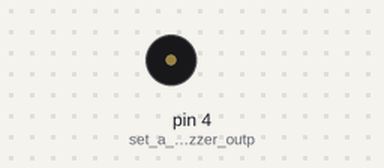
The sketch below on a simulated Arduino Uno, built with avr-gcc and run on an emulated ATmega328P. On the bench: buzzer (waves = sounding).

Above: at 0.02 s.
At 0.2 s:
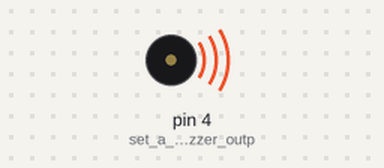
Timing chart, 0 to 10.4 s (numbered marks = the images above):
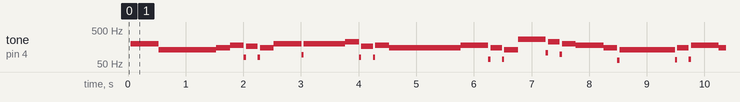

The sketch:

sound_test.ino
```cpp
// Buzzer example function for the CEM-1203 buzzer (Sparkfun's part #COM-07950).
// by Rob Faludi
// http://www.faludi.com

// Additions by Christopher Stevens
// http://www.christopherstevens.cc

//referenced from http://www.phy.mtu.edu/~suits/notefreqs.html
//starting with F noteFreqArr[1]
int noteFreqArr[] = {
49.4, 52.3, 55.4, 58.7, 62.2, 65.9, 69.9, 74, 78.4, 83.1, 88, 93.2,
98.8, 105, 111, 117, 124, 132, 140, 148, 157, 166, 176, 186,
198, 209, 222, 235, 249, 264, 279, 296, 314, 332, 352, 373,
395, 419, 444, 470, 498, 527, 559, 592, 627, 665, 704, 746,
790, 837, 887, 940, 996, 1050, 1110, 1180, 1250, 1320, 1400, 1490,
1580, 1670, 1770, 1870, 1990, 2100};

void setup() {
  pinMode(4, OUTPUT); // set a pin for buzzer output
}

void playNote(int noteInt, long length, long breath = 20) {
  length = length - breath;
  buzz(4, noteFreqArr[noteInt], length);
  if(breath > 0) { //take a short pause or 'breath' if specified
    delay(breath);
  }
}

void loop() {
  //main course
  playNote(24,500);

  playNote(17,1000);
  playNote(19,250);
  playNote(22,250);
  playNote(21,250);
  playNote(19,250);
  playNote(24,500);
  playNote(24,500);
  playNote(24,250);
  playNote(26,250);
  playNote(21,250);
  playNote(22,250);
  playNote(19,500);
  playNote(19,500);
  playNote(19,250);
  playNote(22,250);
  playNote(21,250);
  playNote(19,250);
  playNote(17,250);
  playNote(29,250);
  playNote(28,250);
  playNote(26,250);
  playNote(24,250);
  playNote(22,250);
  playNote(21,250);
  playNote(19,250);

  playNote(17,1000);
  playNote(19,250);
  playNote(22,250);
  playNote(21,250);
  playNote(19,250);
  playNote(24,500);
  playNote(24,500);
  playNote(24,250);
  playNote(26,250);
  playNote(21,250);
  playNote(22,250);
  playNote(19,500);
  playNote(19,500);
  playNote(19,250);
  playNote(22,250);
  playNote(21,250);
  playNote(19,250);
  playNote(17,250);
  playNote(24,250);
  playNote(19,250);
  playNote(21,250);
  playNote(17,250);
  delay(250);
}

void buzz(int targetPin, long frequency, long length) {
  long delayValue = 1000000/frequency/2; // calculate the delay value between transitions
  //// 1 second's worth of microseconds, divided by the frequency, then split in half since
  //// there are two phases to each cycle
  long numCycles = frequency * length/ 1000; // calculate the number of cycles for proper timing
  //// multiply frequency, which is really cycles per second, by the number of seconds to
  //// get the total number of cycles to produce
  for (long i=0; i < numCycles; i++){ // for the calculated length of time...
    digitalWrite(targetPin,HIGH); // write the buzzer pin high to push out the diaphram
    delayMicroseconds(delayValue); // wait for the calculated delay value
    digitalWrite(targetPin,LOW); // write the buzzer pin low to pull back the diaphram
    delayMicroseconds(delayValue); // wait againf or the calculated delay value
  }
}
```

Measured:
- by itself, tone on pin 4 (set_a_pin_for_buzzer_outp): plays 198 Hz for 0.48 s, 132 Hz for 1.0 s, 148 Hz for 0.24 s, 176 Hz for 0.24 s, 79 Hz for 0.04 s, 166 Hz for 0.20 s … (456 notes in this stretch)
